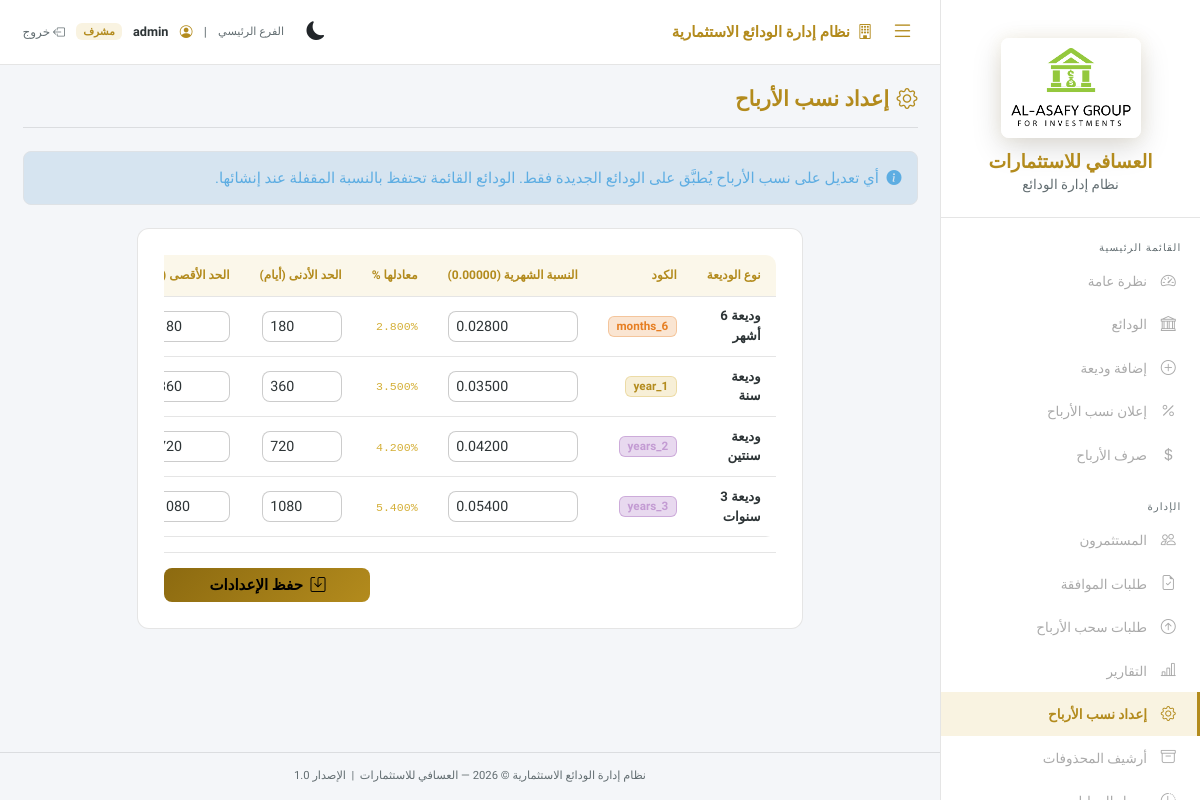
/settings_deposit_types.php (signed in), run on the app's committed database.
### tables this page shows
CREATE TABLE IF NOT EXISTS `deposit_types` (
  `id`         INT UNSIGNED NOT NULL AUTO_INCREMENT,
  `name_ar`    VARCHAR(100) NOT NULL,
  `code`       ENUM('6_months','1_year','2_years','3_years') NOT NULL,
  `min_rate`   DECIMAL(8,5) NOT NULL DEFAULT 0.02800,
  `max_rate`   DECIMAL(8,5) NOT NULL DEFAULT 0.03300,
  `min_days`   INT NOT NULL DEFAULT 180,
  `max_days`   INT NOT NULL DEFAULT 180,
  `created_at` DATETIME NOT NULL DEFAULT CURRENT_TIMESTAMP,
  `updated_at` DATETIME NOT NULL DEFAULT CURRENT_TIMESTAMP ON UPDATE CURRENT_TIMESTAMP,
  PRIMARY KEY (`id`),
  UNIQUE KEY `uq_deposit_type_code` (`code`)
);

### config/helpers.php (called while the page is built, shortened)
<?php
function arabicType(string $code): string
{
    return match ($code) {
        'short' => 'قصيرة',
        'medium' => 'متوسطة',
        'long' => 'طويلة',
        default => $code,
    };
}
function typeBadge(string $code): string
{
    return match ($code) {
        '6_months' => 'badge-type-short',
        '1_year' => 'badge-type-medium',
        '2_years' => 'badge-type-long',
        '3_years' => 'badge-type-long',
        default => 'badge bg-secondary',
    };
}

### public/settings_deposit_types.php (the view, shortened to what this page needs)
<?php
require_once __DIR__ . '/../config/helpers.php';
$pdo = getPDO();
$types = $pdo->query("SELECT * FROM deposit_types ORDER BY min_days")->fetchAll();
include __DIR__ . '/../includes/header.php';
?>
<div class="layout-wrapper">
    <?php include __DIR__ . '/../includes/sidebar.php'; ?>
    <div class="main-wrapper">
        <?php include __DIR__ . '/../includes/topbar.php'; ?>
        <div class="page-content">
            <div class="page-header">
                <h1 class="page-title"><i class="bi bi-gear me-2"></i>إعداد نسب الأرباح</h1>
            </div>
            <div class="alert flash-info border mb-4 d-flex align-items-center gap-2" style="border-radius:8px">
                <i class="bi bi-info-circle-fill"></i>
                <span>أي تعديل على نسب الأرباح يُطبَّق على الودائع الجديدة فقط. الودائع القائمة تحتفظ بالنسبة المقفلة
                    عند إنشائها.</span>
            </div>
            <div class="row justify-content-center">
                <div class="col-lg-9">
                    <form method="post" action="">
                        <div class="form-card">
                            <div class="table-responsive">
                                <table class="table table-dark-custom mb-0">
                                    <thead>
                                        <tr>
                                            <th>نوع الوديعة</th>
                                            <th>الكود</th>
                                            <th>النسبة الشهرية (0.00000)</th>
                                            <th>معادلها %</th>
                                            <th>الحد الأدنى (أيام)</th>
                                            <th>الحد الأقصى (أيام)</th>
                                        </tr>
                                    </thead>
                                    <tbody>
                                        <?php foreach ($types as $i => $t): ?>
                                            <tr>
                                                <td class="fw-bold">
                                                    <?= htmlspecialchars($t['name_ar']) ?>
                                                </td>
                                                <td><span class="badge <?= typeBadge($t['code']) ?>">
                                                        <?= arabicType($t['code']) ?>
                                                    </span></td>
                                                <td>
                                                    <input type="number" name="rate[]"
                                                        class="form-control form-control-sm rate-input" step="0.00001"
                                                        min="0.001" max="1" value="<?= $t['min_rate'] ?>"
                                                        style="width:130px" oninput="updatePct(this)">
                                                </td>
                                                <td>
                                                    <code class="pct-display" style="color:var(--gold-light)">
                        <?= number_format($t['min_rate'] * 100, 3) ?>%
                      </code>
                                                </td>
                                                <td>
                                                    <input type="number" name="min[]" class="form-control form-control-sm"
                                                        value="<?= $t['min_days'] ?>" min="1" max="360" style="width:80px">
                                                </td>
                                                <td>
                                                    <input type="number" name="max[]" class="form-control form-control-sm"
                                                        value="<?= $t['max_days'] ?>" min="1" max="360" style="width:80px">
                                                </td>
                                            </tr>
                                        <?php endforeach; ?>
                                    </tbody>
                                </table>
                            </div>
                            <hr class="divider my-3">
                            <div class="d-flex justify-content-end">
                                <button type="submit" class="btn btn-gold px-5">
                                    <i class="bi bi-save me-1"></i> حفظ الإعدادات
                                </button>
                            </div>
                        </div>
                    </form>
                </div>
            </div>
        </div>
        <?php
        include __DIR__ . '/../includes/footer.php'; ?>

### public/assets/css/theme.css (style rules this page uses)
:root, [data-theme="dark"] { --bg-base: #0b0b0b; --bg-surface: #111111; --bg-card: #181818; --bg-sidebar: #0d0d0d; --gold: #d4af37; --gold-light: #f0d060; --gold-dark: #a08020; --gold-muted: rgba(212, 175, 55, 0.15); --text-primary: #f8f8f8; --text-muted: #b0b0b0; --border: rgba(212, 175, 55, 0.25); --danger: #e74c3c; --success: #27ae60; --info: #2980b9; --warning: #e67e22; --sidebar-w: 260px; --sidebar-collapsed-w: 80px; --custom-table-bg: var(--bg-card); --custom-table-border: var(--border); --custom-table-stripe: rgba(212, 175, 55, 0.04); --custom-table-hover-bg: #222222; --custom-table-hover-color: #ffffff; --custom-table-color: var(--text-primary); --custom-table-header-bg: rgba(212, 175, 55, 0.1); --custom-table-header-color: var(--gold); --custom-input-bg: #1a1a1a; --custom-input-border: var(--border); --custom-input-color: #ffffff; --custom-input-hover-bg: #282828; --custom-input-disabled-bg: #0a0a0a; }
[data-theme="light"] { --bg-base: #f4f6f9; --bg-surface: #ffffff; --bg-card: #ffffff; --bg-sidebar: #ffffff; --gold: #b38b1d; --gold-light: #d4af37; --gold-dark: #8c6a10; --gold-muted: rgba(212, 175, 55, 0.15); --text-primary: #2d3436; --text-muted: #636e72; --border: rgba(0, 0, 0, 0.1); --custom-table-bg: #ffffff; --custom-table-border: rgba(0, 0, 0, 0.1); --custom-table-stripe: rgba(0, 0, 0, 0.02); --custom-table-hover-bg: rgba(212, 175, 55, 0.05); --custom-table-hover-color: #000000; --custom-table-color: #2d3436; --custom-table-header-bg: rgba(212, 175, 55, 0.1); --custom-table-header-color: #b38b1d; --custom-input-bg: #ffffff; --custom-input-border: rgba(0, 0, 0, 0.2); --custom-input-color: #2d3436; --custom-input-hover-bg: #fdfdfd; --custom-input-disabled-bg: #f9f9f9; }
*, *::before, *::after { box-sizing: border-box; }
html { font-size: 15px; }
body { font-family: 'Tajawal', sans-serif; background: var(--bg-base); color: var(--text-primary); direction: rtl; min-height: 100vh; margin: 0; }
.layout-wrapper { display: flex; min-height: 100vh; }
.main-wrapper { margin-right: var(--sidebar-w); flex: 1; display: flex; flex-direction: column; min-height: 100vh; transition: margin-right 0.3s cubic-bezier(0.4, 0, 0.2, 1); }
.page-content { padding: 1.5rem; flex: 1; }
.page-header { margin-bottom: 1.5rem; padding-bottom: 1rem; border-bottom: 1px solid var(--border); display: flex; align-items: center; justify-content: space-between; }
.page-title { font-size: 1.4rem; font-weight: 700; color: var(--gold); margin: 0; }
.table-dark-custom { --bs-table-bg: var(--custom-table-bg); --bs-table-border-color: var(--custom-table-border); --bs-table-striped-bg: var(--custom-table-stripe); --bs-table-hover-bg: var(--custom-table-hover-bg); --bs-table-hover-color: var(--custom-table-hover-color); --bs-table-color: var(--custom-table-color); border-radius: 10px; overflow: hidden; font-size: 0.88rem; }
.table-dark-custom thead th { background: var(--custom-table-header-bg); color: var(--custom-table-header-color); border-color: var(--custom-table-border); font-weight: 600; font-size: 0.8rem; padding: 0.75rem 1rem; white-space: nowrap; }
.table-dark-custom td { border-color: var(--custom-table-border); padding: 0.65rem 1rem; vertical-align: middle; transition: color 0.2s; }
.badge-type-short { background: rgba(230, 126, 34, 0.2); color: #e67e22; border: 1px solid rgba(230, 126, 34, 0.3); }
.badge-type-medium { background: rgba(212, 175, 55, 0.2); color: var(--gold); border: 1px solid rgba(212, 175, 55, 0.3); }
.badge-type-long { background: rgba(142, 68, 173, 0.2); color: #c39bd3; border: 1px solid rgba(142, 68, 173, 0.3); }
.badge { padding: 0.3em 0.65em; border-radius: 6px; font-size: 0.78rem; font-weight: 600; }
.form-card { background: var(--bg-card); border: 1px solid var(--border); border-radius: 12px; padding: 1.75rem; }
.form-control, .form-select { background: var(--custom-input-bg); border: 1px solid var(--custom-input-border); color: var(--custom-input-color); border-radius: 8px; font-family: 'Tajawal', sans-serif; font-size: 0.95rem; transition: border-color 0.2s, box-shadow 0.2s, background-color 0.2s; }
.form-control::placeholder { color: #888; }
.btn-gold { background: linear-gradient(135deg, var(--gold-dark), var(--gold)); color: #000; font-weight: 700; border: none; border-radius: 8px; font-family: 'Tajawal', sans-serif; transition: all 0.25s; }
.divider { border-color: var(--border); opacity: 1; }
.flash-info { background: rgba(41, 128, 185, 0.15); border-color: rgba(41, 128, 185, 0.4); color: #5dade2; }

### data on the page
deposit_types: name_ar "وديعة 6 أشهر", code "6_months", min_rate "0.02800", $t['min_rate']*100 "2.800", min_days "180", max_days "180"
deposit_types: name_ar "وديعة سنة", code "1_year", min_rate "0.03500", $t['min_rate']*100 "3.500", min_days "360", max_days "360"
deposit_types: name_ar "وديعة سنتين", code "2_years", min_rate "0.04200", $t['min_rate']*100 "4.200", min_days "720", max_days "720"
deposit_types: name_ar "وديعة 3 سنوات", code "3_years", min_rate "0.05400", $t['min_rate']*100 "5.400", min_days "1080", max_days "1080"

### other printed values
$label "نظرة عامة الودائع إضافة وديعة إعلان نسب الأرباح صرف الأرباح المستثمرون طلبات الموافقة طلبات سحب الأرباح التقارير إعداد نسب الأرباح أرشيف المحذوفات"
currentUsername() "admin"
